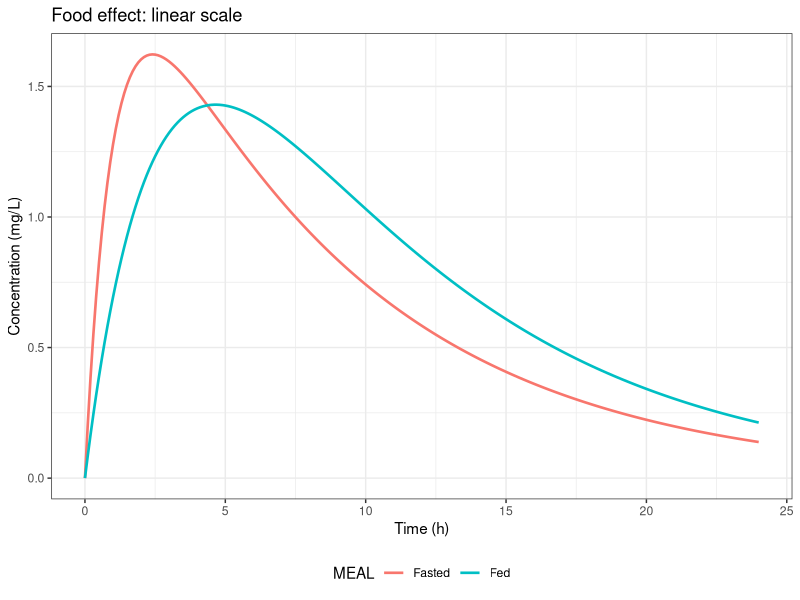
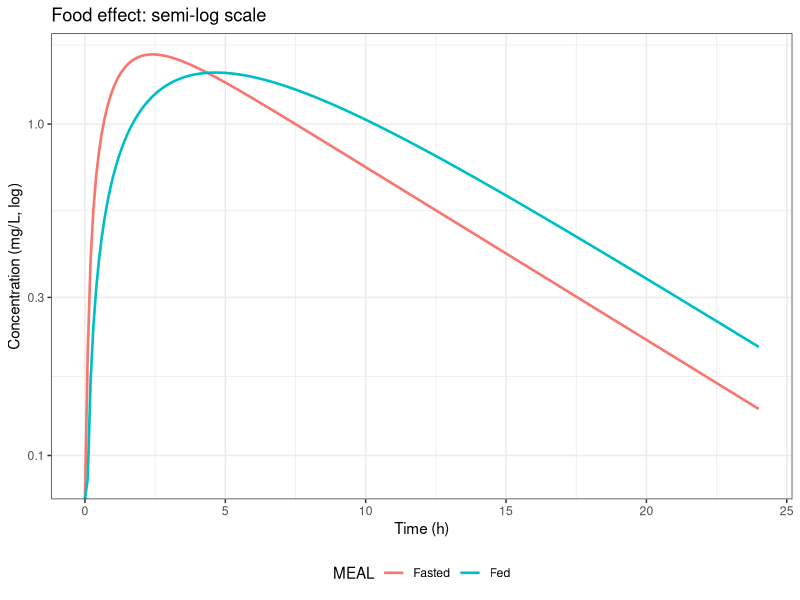

These figures' R source, in order:
# Food Effect Studies
# Extracted executable R code from 24-food-effect.qmd
# Generated by scripts/extract_code.R — do not edit by hand.
# Regenerate: Rscript scripts/extract_code.R   (book repo)
#             Rscript scripts/extract_code.R --standalone   (bundle)
# Working directory: run from the repository root (data/ paths are relative).

# ----------------------------------------------------------------------
# Section: R Simulation: Fasted vs Fed Profiles
# ----------------------------------------------------------------------
set.seed(20260731)
library(ggplot2)
library(dplyr)

# Shared elimination parameters
D <- 100
V <- 30
k <- 0.12
CL <- k * V

# Bateman function. Fbio (not F) because F is base R's FALSE.
# At ka == k the Bateman form is 0/0; the limit is Fbio*D*k/V * t * exp(-k*t),
# which is what we return rather than a misleading vector of zeros.
bateman <- function(t, D, V, ka, k, Fbio = 1) {
  if (abs(ka - k) < 1e-8) return(Fbio * D * k / V * t * exp(-k * t))
  Fbio * D * ka / (V * (ka - k)) * (exp(-k * t) - exp(-ka * t))
}

time <- seq(0, 24, by = 0.1)

# Fasted: fast absorption, incomplete bioavailability
ka_fasted <- 1.0
F_fasted  <- 0.65
C_fasted <- pmax(bateman(time, D, V, ka_fasted, k, Fbio = F_fasted), 0)

# Fed: slow absorption, and food improves bioavailability by ~15%
# (F is a fraction and cannot exceed 1, so the increase is 0.65 -> 0.75)
ka_fed <- 0.35
F_fed  <- 0.75
C_fed <- pmax(bateman(time, D, V, ka_fed, k, Fbio = F_fed), 0)

pk_food <- bind_rows(
  data.frame(TIME = time, CONC = C_fasted, MEAL = "Fasted"),
  data.frame(TIME = time, CONC = C_fed, MEAL = "Fed")
)

pk_food %>%
  group_by(MEAL) %>%
  summarise(
    Cmax = max(CONC),
    Tmax = TIME[which.max(CONC)],
    .groups = "drop"
  )

# ----------------------------------------------------------------------
# Section: R: AUC and Fed/Fasted Ratios
# ----------------------------------------------------------------------
auc_trap <- function(t, c) {
  sum((c[-1] + c[-length(c)]) / 2 * diff(t))
}

AUC_fasted <- auc_trap(time, C_fasted)
AUC_fed <- auc_trap(time, C_fed)

data.frame(
  endpoint = c("Cmax", "AUC", "Tmax"),
  fasted = c(max(C_fasted), AUC_fasted, time[which.max(C_fasted)]),
  fed = c(max(C_fed), AUC_fed, time[which.max(C_fed)]),
  ratio_fed_fasted = c(
    max(C_fed) / max(C_fasted),
    AUC_fed / AUC_fasted,
    NA
  )
) %>%
  mutate(across(where(is.numeric), ~ round(.x, 3)))

# ----------------------------------------------------------------------
# Section: Visualization
# ----------------------------------------------------------------------
ggplot(pk_food, aes(TIME, CONC, color = MEAL)) +
  geom_line(linewidth = 0.9) +
  labs(
    x = "Time (h)", y = "Concentration (mg/L)",
    title = "Food effect: linear scale"
  ) +
  theme_bw() +
  theme(legend.position = "bottom")

ggplot(pk_food, aes(TIME, CONC, color = MEAL)) +
  geom_line(linewidth = 0.9) +
  scale_y_log10() +
  labs(
    x = "Time (h)", y = "Concentration (mg/L, log)",
    title = "Food effect: semi-log scale"
  ) +
  theme_bw() +
  theme(legend.position = "bottom")

# ----------------------------------------------------------------------
# Section: R: Simulated Crossover Food Effect Study
# ----------------------------------------------------------------------
n <- 18
set.seed(20260731)

fed_fast <- tibble(
  USUBJID = sprintf("%03d", 1:n),
  subj_eff = rnorm(n, 0, 0.2)
) %>%
  rowwise() %>%
  mutate(
    lnAUC_fasted = log(85) + subj_eff + rnorm(1, 0, 0.12),
    lnAUC_fed = log(85 * 1.10) + subj_eff + rnorm(1, 0, 0.12),
    lnCmax_fasted = log(2.5) + subj_eff + rnorm(1, 0, 0.15),
    lnCmax_fed = log(2.5 * 0.75) + subj_eff + rnorm(1, 0, 0.15)
  ) %>%
  ungroup()

# Fed/Fasted GMR and 90% CI for AUC
diff_auc <- fed_fast$lnAUC_fed - fed_fast$lnAUC_fasted
gmr_auc <- exp(mean(diff_auc))
se_auc <- sd(diff_auc) / sqrt(n)
ci_auc <- exp(mean(diff_auc) + c(-1, 1) * qt(0.95, n - 1) * se_auc)

diff_cmax <- fed_fast$lnCmax_fed - fed_fast$lnCmax_fasted
gmr_cmax <- exp(mean(diff_cmax))
ci_cmax <- exp(mean(diff_cmax) + c(-1, 1) * qt(0.95, n - 1) * sd(diff_cmax) / sqrt(n))

data.frame(
  parameter = c("AUC", "Cmax"),
  GMR_fed_fasted = round(c(gmr_auc, gmr_cmax), 3),
  CI_90_low = round(c(ci_auc[1], ci_cmax[1]), 3),
  CI_90_high = round(c(ci_auc[2], ci_cmax[2]), 3),
  significant = c(
    if_else(ci_auc[1] < 0.80 | ci_auc[2] > 1.25, "Yes", "No"),
    if_else(ci_cmax[1] < 0.80 | ci_cmax[2] > 1.25, "Yes", "No")
  )
)
